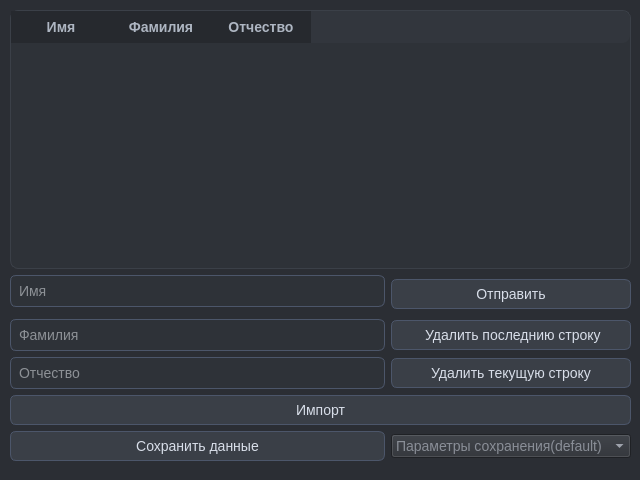
<?xml version="1.0" encoding="UTF-8"?>
<ui version="4.0">
 <class>AddNameTeachersForm</class>
 <widget class="QWidget" name="AddNameTeachersForm">
  <property name="geometry">
   <rect>
    <x>0</x>
    <y>0</y>
    <width>640</width>
    <height>480</height>
   </rect>
  </property>
  <property name="windowTitle">
   <string>Form</string>
  </property>
  <property name="styleSheet">
   <string notr="true">/* ===== Общая база ===== */
QWidget {
    background-color: #2B2E34;
    color: #D8DEE9;
    font-family: &quot;Segoe UI&quot;, &quot;Inter&quot;, &quot;Arial&quot;;
    font-size: 14px;
}

/* ===== QLabel ===== */
QLabel {
    color: #D8DEE9;
}

QLabel#titleLabel {
    font-size: 18px;
    font-weight: 600;
    color: #ECEFF4;
}

/* ===== QFrame ===== */
QFrame {
    background-color: #32363D;
    border-radius: 8px;
}

/* Карточки */
QFrame#cardFrame {
    background-color: #32363D;
    border: 1px solid #3B4048;
    padding: 10px;
}

/* Боковая панель */
QFrame#sidePanel {
    background-color: #26292E;
    border-radius: 0px;
}

/* Инфо-блок */
QFrame#infoFrame {
    background-color: #2F333A;
    border: 1px solid #3B4048;
}

/* ===== QPushButton ===== */
QPushButton {
    background-color: #3A3F47;
    color: #D8DEE9;
    border: 1px solid #4C566A;
    border-radius: 6px;
    padding: 6px 12px;
}

QPushButton:hover {
    background-color: #434955;
}

QPushButton:pressed {
    background-color: #4C566A;
}

QPushButton:disabled {
    background-color: #2E3238;
    color: #6C7280;
    border: 1px solid #2E3238;
}

/* ===== QLineEdit ===== */
QLineEdit {
    background-color: #2E3238;
    color: #ECEFF4;
    border: 1px solid #4C566A;
    border-radius: 6px;
    padding: 6px;
}

QLineEdit:focus {
    border: 1px solid #81A1C1;
    background-color: #32363D;
}

/* ===== QTableWidget ===== */
QTableWidget {
    background-color: #2E3238;
    border: 1px solid #3B4048;
    gridline-color: #3B4048;
    selection-background-color: #3E4451;
    selection-color: #ECEFF4;
}

QTableWidget::item {
    padding: 6px;
}

/* Заголовки таблицы */
QHeaderView::section {
    background-color: #26292E;
    color: #AEB6C2;
    padding: 6px;
    border: none;
    font-weight: 500;
}

/* ===== ScrollBar ===== */
QScrollBar:vertical {
    background: #2B2E34;
    width: 8px;
}

QScrollBar::handle:vertical {
    background: #4C566A;
    border-radius: 4px;
}

QScrollBar::handle:vertical:hover {
    background: #5E677A;
}
</string>
  </property>
  <widget class="QWidget" name="gridLayoutWidget">
   <property name="geometry">
    <rect>
     <x>10</x>
     <y>10</y>
     <width>621</width>
     <height>451</height>
    </rect>
   </property>
   <layout class="QGridLayout" name="gridLayout">
    <item row="7" column="0">
     <widget class="QLineEdit" name="lineEditLastName">
      <property name="placeholderText">
       <string>Отчество</string>
      </property>
     </widget>
    </item>
    <item row="0" column="0" colspan="2">
     <widget class="QTableWidget" name="tableWidget">
      <column>
       <property name="text">
        <string>Имя</string>
       </property>
      </column>
      <column>
       <property name="text">
        <string>Фамилия</string>
       </property>
      </column>
      <column>
       <property name="text">
        <string>Отчество</string>
       </property>
      </column>
     </widget>
    </item>
    <item row="3" column="0">
     <widget class="QLineEdit" name="lineEditName">
      <property name="placeholderText">
       <string>Имя</string>
      </property>
     </widget>
    </item>
    <item row="6" column="0">
     <widget class="QLineEdit" name="lineEditMiddleName">
      <property name="placeholderText">
       <string>Фамилия</string>
      </property>
     </widget>
    </item>
    <item row="6" column="1">
     <widget class="QPushButton" name="pushButtonDeleteRow">
      <property name="text">
       <string> Удалить последнию строку</string>
      </property>
     </widget>
    </item>
    <item row="7" column="1">
     <widget class="QPushButton" name="pushButtonDeleteCurrRow">
      <property name="text">
       <string>Удалить текущую строку</string>
      </property>
     </widget>
    </item>
    <item row="3" column="1" rowspan="2">
     <widget class="QPushButton" name="pushButtonSave">
      <property name="text">
       <string>Отправить</string>
      </property>
     </widget>
    </item>
    <item row="8" column="0" colspan="2">
     <widget class="QPushButton" name="pushButtonLoad">
      <property name="text">
       <string>Импорт</string>
      </property>
     </widget>
    </item>
    <item row="9" column="0">
     <widget class="QPushButton" name="pushButtonGo">
      <property name="text">
       <string>Сохранить данные</string>
      </property>
     </widget>
    </item>
    <item row="9" column="1">
     <widget class="QComboBox" name="comboBoxParam">
      <property name="currentText">
       <string/>
      </property>
      <property name="placeholderText">
       <string>Параметры сохранения(default)</string>
      </property>
      <item>
       <property name="text">
        <string>По умолчанию</string>
       </property>
      </item>
      <item>
       <property name="text">
        <string>Сортировка(Длина)</string>
       </property>
      </item>
      <item>
       <property name="text">
        <string>Сортировка(Лексегрофически)</string>
       </property>
      </item>
      <item>
       <property name="text">
        <string>Сортировка(Именам)</string>
       </property>
      </item>
      <item>
       <property name="text">
        <string>Сортировка(Фамилии)</string>
       </property>
      </item>
      <item>
       <property name="text">
        <string>Сортировка(Отчество)</string>
       </property>
      </item>
     </widget>
    </item>
   </layout>
  </widget>
 </widget>
 <resources/>
 <connections/>
</ui>
